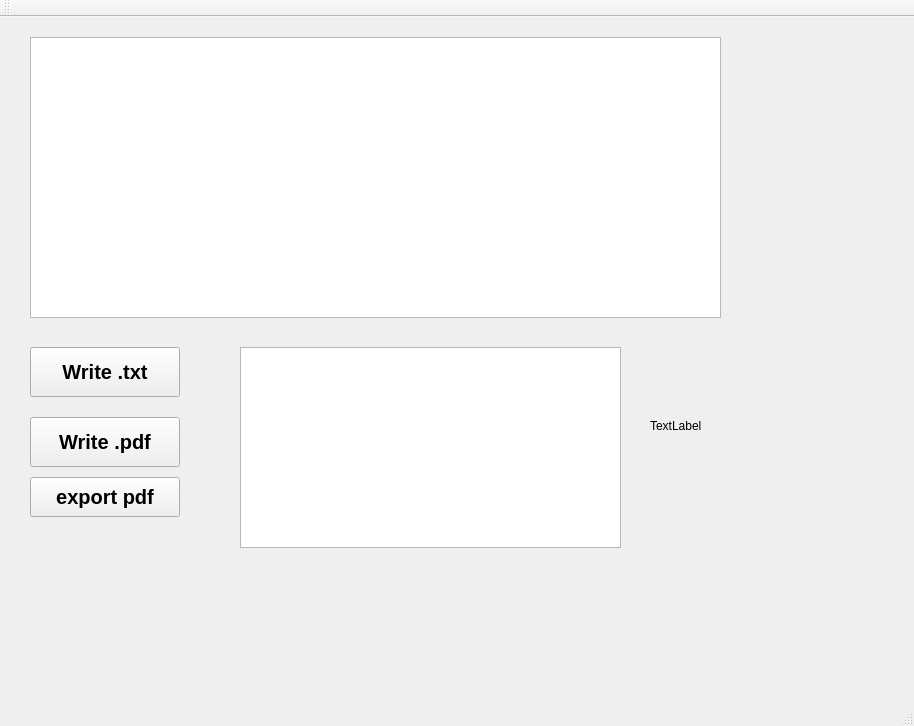
<?xml version="1.0" encoding="UTF-8"?>
<ui version="4.0">
 <class>MainWindow</class>
 <widget class="QMainWindow" name="MainWindow">
  <property name="geometry">
   <rect>
    <x>0</x>
    <y>0</y>
    <width>914</width>
    <height>726</height>
   </rect>
  </property>
  <property name="windowTitle">
   <string>MainWindow</string>
  </property>
  <widget class="QWidget" name="centralWidget">
   <widget class="QWidget" name="myWidget" native="true">
    <property name="geometry">
     <rect>
      <x>20</x>
      <y>10</y>
      <width>751</width>
      <height>531</height>
     </rect>
    </property>
    <widget class="QPlainTextEdit" name="plainTextEdit">
     <property name="geometry">
      <rect>
       <x>10</x>
       <y>10</y>
       <width>691</width>
       <height>281</height>
      </rect>
     </property>
    </widget>
    <widget class="QPushButton" name="pushButton_write_pdf">
     <property name="geometry">
      <rect>
       <x>10</x>
       <y>390</y>
       <width>150</width>
       <height>50</height>
      </rect>
     </property>
     <property name="font">
      <font>
       <pointsize>15</pointsize>
       <weight>75</weight>
       <bold>true</bold>
      </font>
     </property>
     <property name="text">
      <string>Write .pdf</string>
     </property>
    </widget>
    <widget class="QTableView" name="tableView">
     <property name="geometry">
      <rect>
       <x>220</x>
       <y>320</y>
       <width>381</width>
       <height>201</height>
      </rect>
     </property>
    </widget>
    <widget class="QLabel" name="label">
     <property name="geometry">
      <rect>
       <x>630</x>
       <y>390</y>
       <width>67</width>
       <height>17</height>
      </rect>
     </property>
     <property name="text">
      <string>TextLabel</string>
     </property>
    </widget>
    <widget class="QPushButton" name="pushButton_write_txt">
     <property name="geometry">
      <rect>
       <x>10</x>
       <y>320</y>
       <width>150</width>
       <height>50</height>
      </rect>
     </property>
     <property name="font">
      <font>
       <pointsize>15</pointsize>
       <weight>75</weight>
       <bold>true</bold>
      </font>
     </property>
     <property name="text">
      <string>Write .txt</string>
     </property>
    </widget>
    <widget class="QPushButton" name="exportpdf">
     <property name="geometry">
      <rect>
       <x>10</x>
       <y>450</y>
       <width>150</width>
       <height>40</height>
      </rect>
     </property>
     <property name="font">
      <font>
       <pointsize>15</pointsize>
       <weight>75</weight>
       <bold>true</bold>
      </font>
     </property>
     <property name="text">
      <string>export pdf</string>
     </property>
    </widget>
   </widget>
  </widget>
  <widget class="QMenuBar" name="menuBar">
   <property name="geometry">
    <rect>
     <x>0</x>
     <y>0</y>
     <width>914</width>
     <height>25</height>
    </rect>
   </property>
  </widget>
  <widget class="QToolBar" name="mainToolBar">
   <attribute name="toolBarArea">
    <enum>TopToolBarArea</enum>
   </attribute>
   <attribute name="toolBarBreak">
    <bool>false</bool>
   </attribute>
  </widget>
  <widget class="QStatusBar" name="statusBar"/>
 </widget>
 <layoutdefault spacing="6" margin="11"/>
 <resources/>
 <connections/>
</ui>
